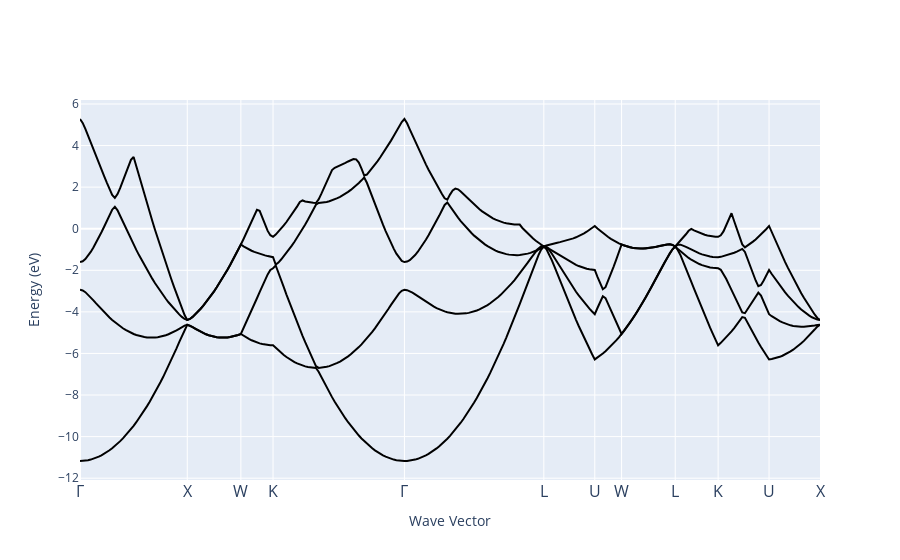
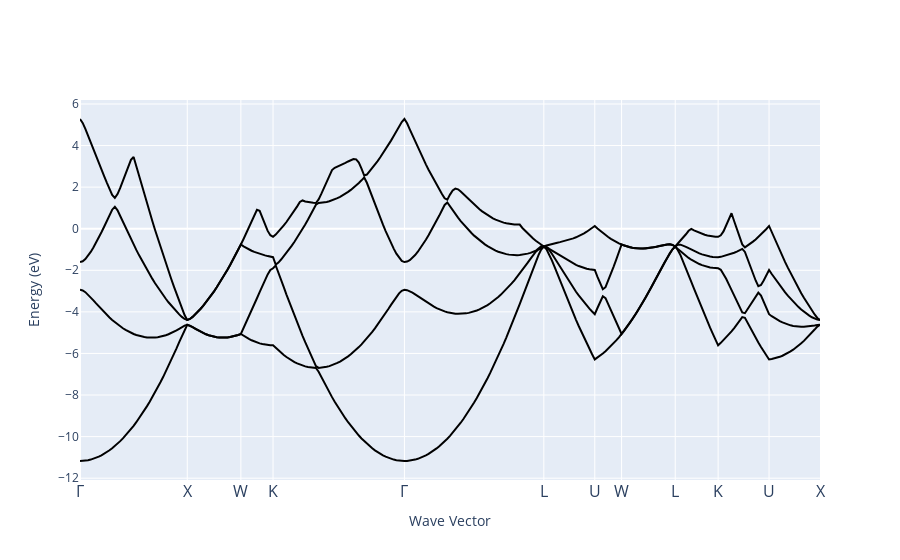

Notebook code for these charts, in order:
### Code cell
with abiopen(filename) as ncfile:
    ebands = ncfile.ebands
ebands.plotly(with_gaps=False)

### Figure 1 — Plotly figure (JSON) as saved in the notebook; plotly's stock layout.template omitted (floating-point values rounded to 4 significant figures; data arrays with more than 128 entries replaced by an {"elided": "..."} marker saying what was removed)
{"data": [{"legendgroup": "", "line": {"color": "black", "width": 2}, "mode": "lines", "name": "", "showlegend": false, "type": "scatter", "x": {"elided": "277 int values"}, "y": {"elided": "277 float values"}}, {"legendgroup": "", "line": {"color": "black", "width": 2}, "mode": "lines", "name": "", "showlegend": false, "type": "scatter", "x": {"elided": "277 int values"}, "y": {"elided": "277 float values"}}, {"legendgroup": "", "line": {"color": "black", "width": 2}, "mode": "lines", "name": "", "showlegend": false, "type": "scatter", "x": {"elided": "277 int values"}, "y": {"elided": "277 float values"}}, {"legendgroup": "", "line": {"color": "black", "width": 2}, "mode": "lines", "name": "", "showlegend": false, "type": "scatter", "x": {"elided": "277 int values"}, "y": {"elided": "277 float values"}}], "layout": {"hovermode": false, "xaxis": {"range": [0, 276], "tickfont": {"size": 16}, "ticktext": ["Γ", "X", "W", "K", "Γ", "L", "U", "W", "L", "K", "U", "X"], "tickvals": [0, 40, 60, 72, 121, 173, 192, 202, 222, 238, 257, 276], "title": {"text": "Wave Vector"}}, "yaxis": {"title": {"text": "Energy (eV)"}}}}

### Figure 2 — Plotly figure (JSON) as saved in the notebook; plotly's stock layout.template omitted (floating-point values rounded to 4 significant figures; data arrays with more than 128 entries replaced by an {"elided": "..."} marker saying what was removed)
{"data": [{"legendgroup": "", "line": {"color": "black", "width": 2}, "mode": "lines", "name": "", "showlegend": false, "type": "scatter", "x": {"elided": "277 int values"}, "y": {"elided": "277 float values"}}, {"legendgroup": "", "line": {"color": "black", "width": 2}, "mode": "lines", "name": "", "showlegend": false, "type": "scatter", "x": {"elided": "277 int values"}, "y": {"elided": "277 float values"}}, {"legendgroup": "", "line": {"color": "black", "width": 2}, "mode": "lines", "name": "", "showlegend": false, "type": "scatter", "x": {"elided": "277 int values"}, "y": {"elided": "277 float values"}}, {"legendgroup": "", "line": {"color": "black", "width": 2}, "mode": "lines", "name": "", "showlegend": false, "type": "scatter", "x": {"elided": "277 int values"}, "y": {"elided": "277 float values"}}], "layout": {"hovermode": false, "xaxis": {"range": [0, 276], "tickfont": {"size": 16}, "ticktext": ["Γ", "X", "W", "K", "Γ", "L", "U", "W", "L", "K", "U", "X"], "tickvals": [0, 40, 60, 72, 121, 173, 192, 202, 222, 238, 257, 276], "title": {"text": "Wave Vector"}}, "yaxis": {"title": {"text": "Energy (eV)"}}}}
